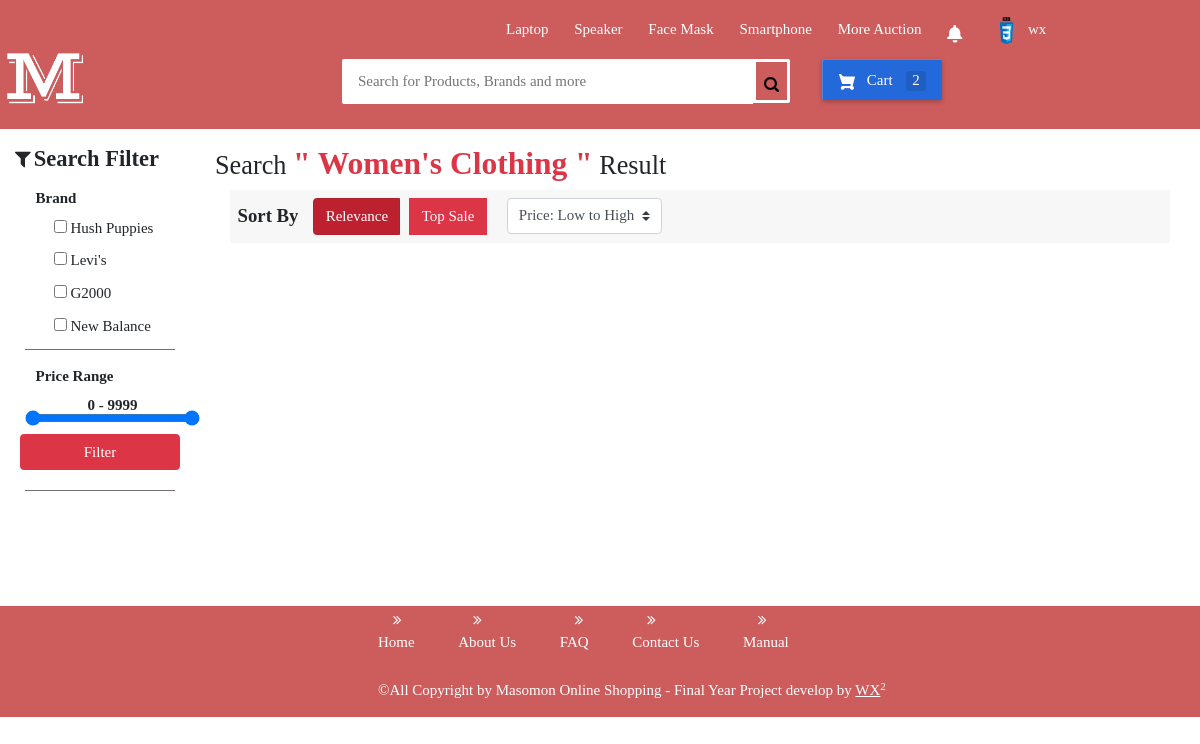
Screenshot of /user/searchProduct.php?categoryid=4 (signed in) with the database file from the repository.
### tables this page shows
CREATE TABLE `user` (
  `userId` varchar(255) NOT NULL,
  `userName` varchar(255) NOT NULL,
  `firstName` varchar(255) NOT NULL,
  `lastName` varchar(255) NOT NULL,
  `email` varchar(255) NOT NULL,
  `phoneNo` int(11) NOT NULL,
  `gender` varchar(6) NOT NULL,
  `birthday` date NOT NULL,
  `image` varchar(255) NOT NULL,
  `password` varchar(255) NOT NULL,
  `create_date` timestamp NULL DEFAULT NULL,
  `lastLogin` timestamp NOT NULL DEFAULT current_timestamp()
);

CREATE TABLE `category` (
  `categoryId` varchar(255) NOT NULL,
  `categoryType` varchar(255) NOT NULL
);

### user/searchProduct.php (the view, shortened to what this page needs)
<?php
include("../config.php");
if(isset($_GET['categoryid'])){
    $categoryId = $_GET['categoryid'];
    $categorySql = "select categoryType from category where categoryId = '$categoryId'";
    $resultCategorySql = $conn->query($categorySql);
    if($resultCategorySql->num_rows > 0){
        while($row = $resultCategorySql->fetch_assoc()){
            $bothName = $row['categoryType'];
        }
    }
}else{
    $categoryId = "search";
}
?>
<!DOCTYPE html>
<html lang="en">
<head>
    <link rel="stylesheet" href="../css/reset.css">
    <link rel="stylesheet" href="../css/homestyle.css">
    <link rel="stylesheet" href="../css/userproduct.css">
    <link href="//maxcdn.bootstrapcdn.com/bootstrap/4.0.0/css/bootstrap.min.css" rel="stylesheet" id="bootstrap-css">
    <link href="//maxcdn.bootstrapcdn.com/bootstrap/4.1.1/css/bootstrap.min.css" rel="stylesheet" id="bootstrap-css">
    <link rel="stylesheet" href="https://stackpath.bootstrapcdn.com/font-awesome/4.7.0/css/font-awesome.min.css" />
</head>
<body>
    <?php require '../user/header.php' ?>
    <div class="product-page-container col-md-12 pt-10">
        <div class="row">
            <div class="col-md-2" id="searchBar">
                    <h4 class="font-weight-bold"><i class="fa fa-filter" style="font-size:20px;padding:0px 3px 0px 0px;"></i>Search Filter</h4>
                    <div class="left-box">
                        <h4><strong>Brand</strong></h4>
                        <ul class="list-group brand-ul">
                            <?php
                                if(isset($_GET['categoryid'])){
                                    $categoryBrand = "SELECT DISTINCT brand FROM product LEFT JOIN category ON category.categoryId = product.categoryId WHERE product.categoryId = '$categoryId'";
                                    $resultCategoryBrand = $conn->query($categoryBrand);
                                    if($resultCategoryBrand ->num_rows>0){
                                        while($row = $resultCategoryBrand ->fetch_assoc()){
                            ?>
                                <li class="list-group-item" style="border:0px;padding-top:0px">
                                    <input type="checkbox" class="common_selector brand" value="<?php echo $row['brand'];?>"> <?php echo $row['brand'];?>
                                </li>
                            <?php
                                        }
                                    }
                                }
                            ?>
                        </ul>
                    </div>
                    <div class="left-box">
                        <h4><strong>Price Range</strong></h4>
                        <div class="form-group">
                            <div class="row">
                                    <section class="range-slider">
                                    <span class="rangeValues font-weight-bold pl-5"></span>
                                    <input value="0" min="0" max="9998.5" step="0.5" type="range">
                                    <input value="9999" min="0.5" max="9999" step="0.5" type="range">
                                  </section>
                                <button type="button" name="FilterPriceRange" id="filterPriceRange" class="btn btn-danger filter-price-btn">Filter</button>
                            </div>
                        </div>
                    </div>
            </div>
            <div class="col-md-10">
                <div class="col-md-12">
                    <div class="row">
                        <h3 id="SearchText">Search <span class="text-danger font-weight-bold" style="font-size: larger;">" <?php echo $bothName;?> "</span> Result </h3>
                    </div>
                </div>
                <div class="container">
                    <div class="col-md-12 pb-2">
                        <div class="row pb-2 pt-2" style="background:rgba(0,0,0,.03">
                            <h5 class="pt-2 pr-3 pl-2 font-weight-bold sort-text">Sort By</h5>
                            <div class="btn-group">
                                <button type="button" name="relevance" id="relevance" class="btn btn-danger sort-bar active">Relevance</button>
                                <button type="button" name="topsale" id="topsale" class="btn btn-danger sort-bar">Top Sale</button>
                                <select name="filterPrice" id="filterPrice" class="custom-select custom-select-height sort-bar">
                                    <option value="ASC" >Price: Low to High</option>
                                </select>
                            </div>
                        </div>
                    </div>
                </div>
            </div>
    </div>
    </div>
    <?php require '../user/footer.php' ?>
</body>
</html>

### user/header.php (shortened to what this page needs)
<div class="header-box">
 <div id="flipkart-navbar">
         <div class="container">
             <div class="row row1">
                 <ul class="largenav pull-right">
                     <li class="upper-links"><a class="links" href="../user/searchProduct.php?query=Laptop">Laptop</a></li>
                     <li class="upper-links"><a class="links" href="../user/searchProduct.php?query=Speaker">Speaker</a></li>
                     <li class="upper-links"><a class="links" href="../user/searchProduct.php?query=Face Mask">Face Mask</a></li>
                     <li class="upper-links"><a class="links" href="../user/searchProduct.php?query=Smartphone">Smartphone</a></li>
                     <li class="upper-links"><a class="links" href="../user/auctionProduct.php">More Auction</a></li>
                     <li class="upper-links">
                         <a class="links" href="#">
                         </a>
                     </li>
                     <li class="upper-links">
                             <div class="account-info" id="showAccountBox">
                                 <?php
                                 if(isset($_SESSION['username'])){
                                     $user = $_SESSION['username'];
                                     $GetImage = "select image from user where userName ='$user'";
                                     $resultgetImage=$conn->query($GetImage);
                                     if($resultgetImage->num_rows>0){
                                         while($row = $resultgetImage->fetch_assoc()){
                                             $userImage = $row['image'];
                                 ?>
                                     <img src="../images/profileImage/<?php echo $userImage;?>" alt="" class="account-images">
                                     <span><?php echo $user ;?></span>
                                 <?php
                                             }
                                         }
                                     }else{ ?>
                                 <img src="../images/userIcon.png" alt="" class="account-images">
                                 <span>unlogin</span>
                                <?php
                                }
                                ?>
                             </div>
                     </li>
                 </ul>
             </div>
             <div class="row row2">
                 <div class="col-sm-2 header-content-box">
                     <a href="../user/home.php" style="text-decoration:none;color:black">
                     <h1 style="margin:0px;"><span class="logobox largenav">
                         <img src="../images/user.png"  title="home page" alt="masomon logo" width=100% height=100%>
                     </span></h1>
                     </a>
                 </div>
                 <form id="nav-search">
                     <div class="flipkart-navbar-search smallsearch col-sm-7 col-xs-11">
                         <div class="row mobile-mode-search-bar">
                             <input class="flipkart-navbar-input col-xs-11" type="text" placeholder="Search for Products, Brands and more" name="query" id="inputKeyword">
                             <button type="button" id="searchProductBtn" class="flipkart-navbar-button col-xs-1" name="search">
                             </button>
                         </div>
                 <div class="cart largenav col-sm-2" id="shoppingbag">
                     <a class="cart-button" href="../user/cart.php">
                          Cart
                         <?php
                         if(isset($_SESSION['username'])){
                             $created_date =  date("Y-m-d H:i:s");
                             $userId = $_SESSION['userId'];
                             $countSql = "select count(cartIntegrationId) as countTotal from cartIntegration where userId = '$userId' and cartintegration.cartId = '' AND (cartintegration.detentionPeriod = '0000-00-00 00:00:00' OR cartintegration.detentionPeriod >= '$created_date')";
                             $resultCount = $conn->query($countSql);
                             if($resultCount->num_rows > 0){
                                 while($row = $resultCount->fetch_assoc()){
                                     $CartAvailableCount = $row['countTotal'];
                                 }
                         ?>
                             <span class="item-number "><?php echo $CartAvailableCount;?></span>
                         <?php }else { ?>
                             <span class="item-number ">0</span>
                         <?php }
                         }?>
                     </a>
                         <?php if(isset($_SESSION['username'])){
                                 $userId = $_SESSION['userId'];
                                 $getCartItem = "select * from cartintegration left join product on cartintegration.productId = product.id where cartintegration.userId = '$userId' and cartintegration.cartId = '' AND (cartintegration.detentionPeriod = '0000-00-00 00:00:00' OR cartintegration.detentionPeriod >= '$created_date') LIMIT 1";
                                 $resultCart = $conn->query($getCartItem);
                             ?>
                         <?php
                      }else { ?>
                                 <div class="demo" style="z-index:100;padding:20%;font-size:15px;text-align:center;">
                                     <a href="../user/login.php" style="color:#cd5c5c;font-size:25px">Login</a>
                                 </div>
                         <?php } ?>
                 </div>
                 </form>
             </div>
         </div>
     </div>
 </div>

### css/homestyle.css (style rules this page uses)
#flipkart-navbar { background-color: #CD5C5C; color: #FFFFFF; position: fixed; width: 100%; z-index: 100; top: 0; }
.row1 { padding-top: 10px; padding-left: 465px; }
.flipkart-navbar-input { padding: 11px 16px; border-radius: 2px 0 0 2px; border: 0 none; outline: 0 none; font-size: 15px; color:black; width: 91.7%; }
.flipkart-navbar-button { background-color: #CD5C5C; border: 3px solid white; border-radius: 0 2px 2px 0; color: #565656; padding: 10px 0; height: 44px; cursor: pointer; width: 8.3%; }
.header-content-box { height: 60px; }
.header-content-box h1 { margin-top: -5px; display: none; }
.logobox { width: 210px; height: 140px; position: absolute; right: 31px; bottom: -18px; }
.cart-button { background-color: #2469d9; box-shadow: 0 2px 4px 0 rgba(0, 0, 0, .23), inset 1px 1px 0 0 hsla(0, 0%, 100%, .2); padding: 10px 0; text-align: center; height: 41px; border-radius: 2px; font-weight: 500; width: 120px; display: inline-block; color: #FFFFFF; text-decoration: none; color: inherit; border: none; outline: none; margin-left: 60%; }
.cart-svg { display: inline-block; width: 16px; height: 16px; vertical-align: middle; margin-right: 8px; }
.item-number { border-radius: 3px; background-color: rgba(0, 0, 0, .1); height: 20px; padding: 3px 6px; font-weight: 500; display: inline-block; color: #fff; line-height: 12px; margin-left: 10px; }
#nav-search { width: 80%; }
.upper-links { display: inline-block; padding: 0 11px; line-height: 23px; font-family: 'Roboto', sans-serif; letter-spacing: 0; color: inherit; border: none; outline: none; font-size: 12px; }
.links { color: #fff; text-decoration: none; }
.upper-links .account-info { display: -webkit-box; display: -ms-flexbox; -webkit-box-align: center; -ms-flex-align: center; align-items: center; height: 34px; padding: 7px 15px 0px 4px; -webkit-box-sizing: border-box; box-sizing: border-box; color: white; cursor: pointer }
.account-info .account-images { width: 27px; height: 27px; margin-right: 8px; border-radius: 50%; }
.largenav { display: none; }
.smallsearch { margin-left: 15px; margin-top: 15px; }
.flipkart-navbar-search { margin: 0% 2% 1% 16%; display: flex; }
.mobile-mode-search-bar { width: 100%; }
@media screen and (min-width: 800px) { .header-content-box { margin: 10px 15px 0px -39px; } }
@media screen and (min-width: 800px) { .largenav { display: block; } }
@media screen and (min-width: 800px) { .header-content-box h1 { display: block; } }
.btn { display: inline-block; font-weight: 400; text-align: center; white-space: nowrap; vertical-align: middle; -webkit-user-select: none; -moz-user-select: none; -ms-user-select: none; user-select: none; border: 1px solid transparent; padding: .375rem .75rem; font-size: 1rem; line-height: 1.5; border-radius: .25rem; transition: color .15s ease-in-out,background-color .15s ease-in-out,border-color .15s ease-in-out,box-shadow .15s ease-in-out; }
section { padding: 60px 0; }

### css/userproduct.css (style rules this page uses)
.product-page-container { position: relative; top: 135px; padding: 10px 0px 0px 0px; }
.left-box { margin: 10px; display: flex; -ms-flex-wrap: wrap; flex-wrap: wrap; border-bottom: 1px solid rgb(122, 112, 112); }
.left-box h4 { padding-left: 7%; }
.left-box .brand-ul { width: 100%; padding-left: 10px; }
.custom-select-height { height: 50%; }
.filter-price-btn { width: 90%; margin: 5px 10px; }
.sort-bar { margin: 0px 10px 0px 10px; }

### user/searchProduct.php (style rules this page uses)
section { padding: 0!important; }
section.range-slider { position: relative; width: 160px; height: 35px; text-align: center; }
section.range-slider input { pointer-events: none; position: absolute; overflow: hidden; left: 15px; top: 15px; width: 175px; outline: none; height: 18px; margin: 0; padding: 0; }
input[type="range"] { background:blue; }
.brand { cursor:pointer; }

### rows the page displays
user: image (picture)
category: categoryType "Women's Clothing"

### other values shown
$CartAvailableCount "2"
$row['brand'] "Hush Puppies"
$row['brand'] "Levi's"
$row['brand'] "G2000"
$row['brand'] "New Balance"
